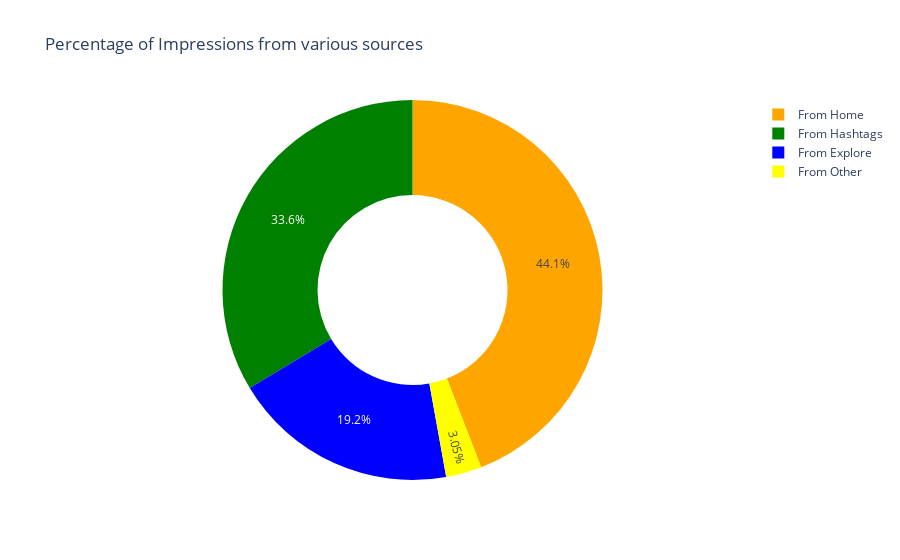

Write notebook code for a chart like this one.
### Code cell
#Now, visualize the percentage of impressions using a pie chart-

fig=px.pie(data,values=values,names=labels,title="Percentage of Impressions from various sources",hole=0.5,color_discrete_sequence=["orange", "green", "blue", "yellow"])
fig.show()

### Figure 1 — Plotly figure (JSON) as saved in the notebook; plotly's stock layout.template omitted (floating-point values rounded to 4 significant figures)
{"data": [{"domain": {"x": [0, 1], "y": [0, 1]}, "hole": 0.5, "hovertemplate": "label=%{label}<br>value=%{value}<extra></extra>", "labels": ["From Home", "From Explore", "From Hashtags", "From Other"], "legendgroup": "", "name": "", "showlegend": true, "type": "pie", "values": [294619, 128294, 224614, 20360]}], "layout": {"legend": {"tracegroupgap": 0}, "piecolorway": ["orange", "green", "blue", "yellow"], "title": {"text": "Percentage of Impressions from various sources"}}}
